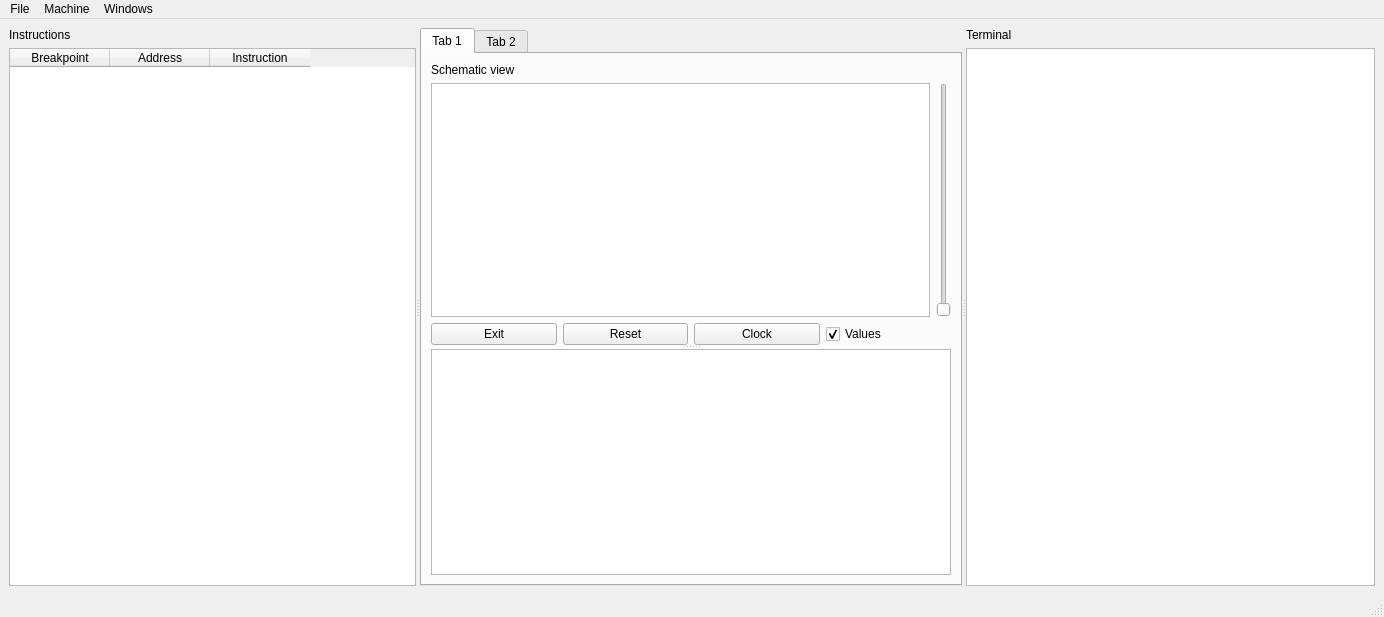
<?xml version="1.0" encoding="UTF-8"?>
<ui version="4.0">
 <class>MainWindow</class>
 <widget class="QMainWindow" name="MainWindow">
  <property name="geometry">
   <rect>
    <x>0</x>
    <y>0</y>
    <width>1384</width>
    <height>617</height>
   </rect>
  </property>
  <property name="windowTitle">
   <string>MainWindow</string>
  </property>
  <widget class="QWidget" name="centralwidget">
   <layout class="QGridLayout" name="gridLayout_5">
    <item row="0" column="0">
     <widget class="QSplitter" name="splitter_2">
      <property name="orientation">
       <enum>Qt::Horizontal</enum>
      </property>
      <widget class="QSplitter" name="splitter">
       <property name="orientation">
        <enum>Qt::Horizontal</enum>
       </property>
       <widget class="QWidget" name="layoutWidget">
        <layout class="QGridLayout" name="gridLayout_3">
         <item row="1" column="0">
          <widget class="QTableWidget" name="tableWidget">
           <property name="cursor" stdset="0">
            <cursorShape>ArrowCursor</cursorShape>
           </property>
           <property name="mouseTracking">
            <bool>false</bool>
           </property>
           <column>
            <property name="text">
             <string>Breakpoint</string>
            </property>
           </column>
           <column>
            <property name="text">
             <string>Address</string>
            </property>
           </column>
           <column>
            <property name="text">
             <string>Instruction</string>
            </property>
           </column>
          </widget>
         </item>
         <item row="0" column="0">
          <widget class="QLabel" name="label_4">
           <property name="text">
            <string>Instructions</string>
           </property>
          </widget>
         </item>
        </layout>
       </widget>
       <widget class="QTabWidget" name="tabWidget">
        <property name="currentIndex">
         <number>0</number>
        </property>
        <widget class="QWidget" name="tab">
         <attribute name="title">
          <string>Tab 1</string>
         </attribute>
         <layout class="QGridLayout" name="gridLayout_7">
          <item row="0" column="0">
           <widget class="QSplitter" name="splitter_3">
            <property name="orientation">
             <enum>Qt::Vertical</enum>
            </property>
            <widget class="QWidget" name="layoutWidget">
             <layout class="QVBoxLayout" name="verticalLayout">
              <item>
               <widget class="QLabel" name="label_2">
                <property name="text">
                 <string>Schematic view</string>
                </property>
               </widget>
              </item>
              <item>
               <layout class="QGridLayout" name="gridLayout_6">
                <item row="0" column="0" colspan="4">
                 <layout class="QGridLayout" name="gridLayout">
                  <item row="0" column="0">
                   <widget class="QGraphicsView" name="graphicsView">
                    <property name="cursor" stdset="0">
                     <cursorShape>BusyCursor</cursorShape>
                    </property>
                    <property name="autoFillBackground">
                     <bool>false</bool>
                    </property>
                    <property name="interactive">
                     <bool>false</bool>
                    </property>
                    <property name="dragMode">
                     <enum>QGraphicsView::ScrollHandDrag</enum>
                    </property>
                   </widget>
                  </item>
                  <item row="0" column="1">
                   <widget class="QSlider" name="verticalSlider">
                    <property name="orientation">
                     <enum>Qt::Vertical</enum>
                    </property>
                   </widget>
                  </item>
                 </layout>
                </item>
                <item row="1" column="0">
                 <widget class="QPushButton" name="pushButton_2">
                  <property name="text">
                   <string>Exit</string>
                  </property>
                 </widget>
                </item>
                <item row="1" column="1">
                 <widget class="QPushButton" name="pushButton">
                  <property name="text">
                   <string>Reset</string>
                  </property>
                 </widget>
                </item>
                <item row="1" column="2">
                 <widget class="QPushButton" name="pushButton_3">
                  <property name="text">
                   <string>Clock</string>
                  </property>
                 </widget>
                </item>
                <item row="1" column="3">
                 <widget class="QCheckBox" name="checkBox">
                  <property name="text">
                   <string>Values</string>
                  </property>
                  <property name="checked">
                   <bool>true</bool>
                  </property>
                 </widget>
                </item>
               </layout>
              </item>
             </layout>
            </widget>
            <widget class="QTextBrowser" name="textBrowser"/>
           </widget>
          </item>
         </layout>
        </widget>
        <widget class="QWidget" name="tab_2">
         <attribute name="title">
          <string>Tab 2</string>
         </attribute>
         <layout class="QGridLayout" name="gridLayout_2">
          <item row="0" column="0">
           <layout class="QVBoxLayout" name="verticalLayout_3">
            <item>
             <widget class="QLabel" name="label">
              <property name="text">
               <string>Assembler code</string>
              </property>
             </widget>
            </item>
            <item>
             <widget class="QPlainTextEdit" name="TextEditor"/>
            </item>
           </layout>
          </item>
         </layout>
        </widget>
       </widget>
      </widget>
      <widget class="QWidget" name="layoutWidget">
       <layout class="QGridLayout" name="gridLayout_4">
        <item row="0" column="0">
         <widget class="QLabel" name="label_3">
          <property name="text">
           <string>Terminal</string>
          </property>
         </widget>
        </item>
        <item row="1" column="0">
         <widget class="QPlainTextEdit" name="plainTextEdit_2"/>
        </item>
       </layout>
      </widget>
     </widget>
    </item>
   </layout>
  </widget>
  <widget class="QStatusBar" name="statusbar"/>
  <widget class="QMenuBar" name="menuBar">
   <property name="geometry">
    <rect>
     <x>0</x>
     <y>0</y>
     <width>1384</width>
     <height>22</height>
    </rect>
   </property>
   <widget class="QMenu" name="menuFile">
    <property name="title">
     <string>File</string>
    </property>
    <addaction name="actionNew_simulation"/>
    <addaction name="actionReload_simulation"/>
    <addaction name="actionPrint"/>
    <addaction name="actionNew_source"/>
    <addaction name="actionOpen_source"/>
    <addaction name="actionSave_source"/>
    <addaction name="actionSave_source_as"/>
    <addaction name="actionClose_source"/>
    <addaction name="actionExamplese"/>
    <addaction name="actionExit"/>
   </widget>
   <widget class="QMenu" name="menuMachine">
    <property name="title">
     <string>Machine</string>
    </property>
    <addaction name="actionRestart"/>
    <addaction name="actionCompile"/>
   </widget>
   <widget class="QMenu" name="menuWindows">
    <property name="title">
     <string>Windows</string>
    </property>
    <addaction name="separator"/>
    <addaction name="separator"/>
    <addaction name="separator"/>
    <addaction name="actionMemory"/>
    <addaction name="actionProgram_Cache"/>
    <addaction name="actionData_Chache"/>
    <addaction name="actionPeripherals"/>
    <addaction name="actionTerminal"/>
    <addaction name="separator"/>
   </widget>
   <addaction name="menuFile"/>
   <addaction name="menuMachine"/>
   <addaction name="menuWindows"/>
  </widget>
  <action name="actionMemory">
   <property name="checkable">
    <bool>true</bool>
   </property>
   <property name="text">
    <string>Memory</string>
   </property>
  </action>
  <action name="actionProgram_Cache">
   <property name="checkable">
    <bool>true</bool>
   </property>
   <property name="text">
    <string>Program Cache</string>
   </property>
  </action>
  <action name="actionData_Chache">
   <property name="checkable">
    <bool>true</bool>
   </property>
   <property name="text">
    <string>Data Cache</string>
   </property>
  </action>
  <action name="actionPeripherals">
   <property name="checkable">
    <bool>true</bool>
   </property>
   <property name="text">
    <string>Peripherals</string>
   </property>
  </action>
  <action name="actionTerminal">
   <property name="checkable">
    <bool>true</bool>
   </property>
   <property name="text">
    <string>Terminal</string>
   </property>
  </action>
  <action name="actionRestart">
   <property name="text">
    <string>Restart</string>
   </property>
  </action>
  <action name="actionCompile">
   <property name="text">
    <string>Compile</string>
   </property>
  </action>
  <action name="actionNew_simulation">
   <property name="text">
    <string>New simulation...</string>
   </property>
  </action>
  <action name="actionReload_simulation">
   <property name="text">
    <string>Reload simulation</string>
   </property>
  </action>
  <action name="actionPrint">
   <property name="text">
    <string>Print</string>
   </property>
  </action>
  <action name="actionNew_source">
   <property name="text">
    <string>New source</string>
   </property>
  </action>
  <action name="actionOpen_source">
   <property name="text">
    <string>Open source</string>
   </property>
  </action>
  <action name="actionSave_source">
   <property name="text">
    <string>Save source</string>
   </property>
  </action>
  <action name="actionSave_source_as">
   <property name="text">
    <string>Save source as...</string>
   </property>
  </action>
  <action name="actionClose_source">
   <property name="text">
    <string>Close source</string>
   </property>
  </action>
  <action name="actionExamplese">
   <property name="text">
    <string>Examples</string>
   </property>
  </action>
  <action name="actionExit">
   <property name="text">
    <string>Exit</string>
   </property>
  </action>
 </widget>
 <resources/>
 <connections/>
</ui>
